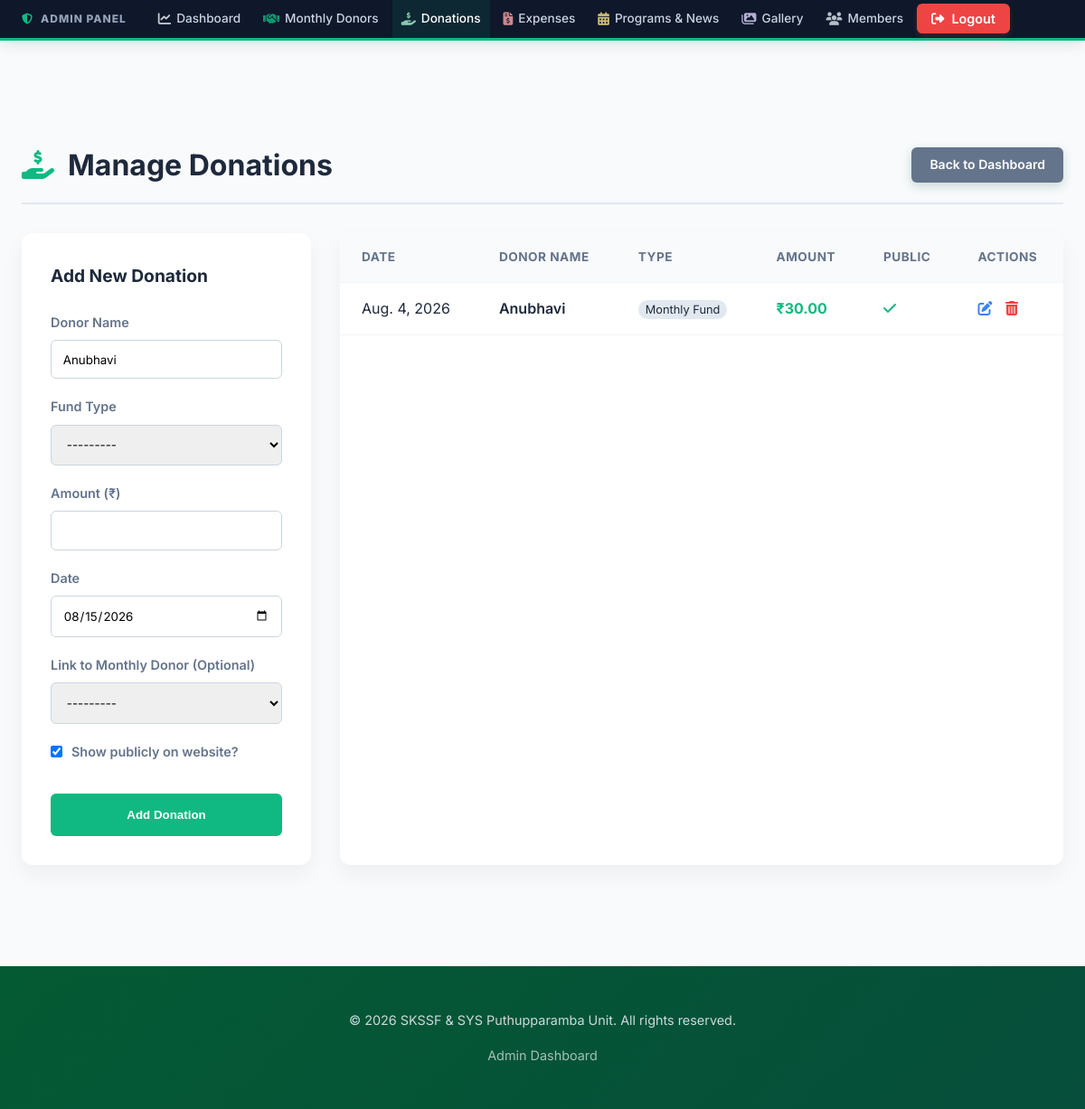
/manage/donations/ (signed in), run on the app's committed database.
### portal/models.py (models this page shows, shortened)
class Donation(models.Model):
    DONATION_TYPES = (
        ('monthly', 'Monthly Fund'),
        ('general', 'General Donation'),
    )
    donor_name = models.CharField(max_length=255, default='Anubhavi')
    monthly_donor = models.ForeignKey(MonthlyDonor, on_delete=models.SET_NULL, null=True, blank=True, help_text="Link this donation to a registered monthly donor")
    donation_type = models.CharField(max_length=20, choices=DONATION_TYPES)
    amount = models.DecimalField(max_digits=10, decimal_places=2)
    date = models.DateField(default=django.utils.timezone.now)
    is_public = models.BooleanField(default=True)
    class Meta:
        ordering = ['-date']

### portal/views.py (the view)
# urls.py: path('manage/donations/', views.manage_donations, name='manage_donations'),
@staff_member_required(login_url='/login/')
def manage_donations(request):
    if request.method == 'POST':
        form = DonationForm(request.POST)
        if form.is_valid():
            form.save()
            messages.success(request, 'Donation recorded successfully!')
            return redirect('manage_donations')
    else:
        form = DonationForm()
    donations = Donation.objects.all().order_by('-date')
    return render(request, 'manage_donations.html', {'form': form, 'donations': donations})

### portal/forms.py
class DonationForm(forms.ModelForm):
    class Meta:
        model = Donation
        fields = ['donor_name', 'monthly_donor', 'donation_type', 'amount', 'date', 'is_public']
        widgets = {
            'donor_name': forms.TextInput(attrs={'class': 'form-control'}),
            'monthly_donor': forms.Select(attrs={'class': 'form-control'}),
            'donation_type': forms.Select(attrs={'class': 'form-control'}),
            'amount': forms.NumberInput(attrs={'class': 'form-control', 'step': '0.01'}),
            'date': forms.DateInput(attrs={'class': 'form-control', 'type': 'date'}),
            'is_public': forms.CheckboxInput(attrs={'class': 'form-check-input'}),
        }

### portal/models.py (called while the page is built)
    def __str__(self):
        return f"{self.name} ({self.phone})"

### templates/manage_donations.html (shortened to what this page needs)
{% extends 'base.html' %}
{% block content %}
<div class="manage-section">
    <div class="container">
        <div class="manage-header">
            <h1><i class="fas fa-hand-holding-usd"></i> Manage Donations</h1>
            <a href="{% url 'dashboard' %}" class="btn-donate" style="background: var(--text-muted);">Back to Dashboard</a>
        </div>
        <div class="layout-grid">
            <div class="form-card">
                <h2>Add New Donation</h2>
                <form method="POST">
                    <div class="form-group">
                        <label for="{{ form.donor_name.id_for_label }}">Donor Name</label>
                        {{ form.donor_name }}
                    </div>
                    <div class="form-group">
                        <label for="{{ form.donation_type.id_for_label }}">Fund Type</label>
                        {{ form.donation_type }}
                    </div>
                    <div class="form-group">
                        <label for="{{ form.amount.id_for_label }}">Amount (₹)</label>
                        {{ form.amount }}
                    </div>
                    <div class="form-group">
                        <label for="{{ form.date.id_for_label }}">Date</label>
                        {{ form.date }}
                    </div>
                    <div class="form-group">
                        <label for="{{ form.monthly_donor.id_for_label }}">Link to Monthly Donor (Optional)</label>
                        {{ form.monthly_donor }}
                    </div>
                    <div class="form-group" style="display: flex; align-items: center; gap: 10px;">
                        {{ form.is_public }}
                        <label for="{{ form.is_public.id_for_label }}" style="margin: 0;">Show publicly on website?</label>
                    </div>
                    <button type="submit" class="btn-submit">Add Donation</button>
                </form>
            </div>
            <div class="list-card">
                <table class="data-table">
                    <thead>
                        <tr>
                            <th>Date</th>
                            <th>Donor Name</th>
                            <th>Type</th>
                            <th>Amount</th>
                            <th>Public</th>
                            <th>Actions</th>
                        </tr>
                    </thead>
                    <tbody>
                        {% for donation in donations %}
                        <tr>
                            <td>{{ donation.date }}</td>
                            <td style="font-weight: 600; color: var(--text-main);">{{ donation.donor_name }}</td>
                            <td><span style="background: #e2e8f0; padding: 3px 8px; border-radius: 12px; font-size: 0.8rem;">{{ donation.get_donation_type_display }}</span></td>
                            <td style="font-weight: 700; color: #10b981;">₹{{ donation.amount }}</td>
                            <td>
                                {% if donation.is_public %}
                                <i class="fas fa-check text-success" style="color: #10b981;"></i>
                                {% else %}
                                <i class="fas fa-times text-danger" style="color: #ef4444;"></i>
                                {% endif %}
                            </td>
                            <td>
                                <a href="{% url 'edit_donation' donation.pk %}" style="color: #3b82f6; margin-right: 10px;" title="Edit"><i class="fas fa-edit"></i></a>
                                <a href="{% url 'delete_donation' donation.pk %}" style="color: #ef4444;" title="Delete"><i class="fas fa-trash-alt"></i></a>
                            </td>
                        </tr>
                        {% empty %}
                        <tr>
                            <td colspan="6" style="text-align: center; padding: 2rem;">No donations recorded yet.</td>
                        </tr>
                        {% endfor %}
                    </tbody>
                </table>
            </div>
        </div>
    </div>
</div>
{% endblock %}

### templates/base.html (style rules this page uses)
:root { --primary: #0F5132; --primary-light: #198754; --surface: #ffffff; --background: #f8fafc; --text-main: #1e293b; --text-muted: #64748b; --border: #e2e8f0; --radius-lg: 16px; --radius-md: 12px; --radius-sm: 8px; --shadow-sm: 0 1px 3px rgba(0, 0, 0, 0.05); --shadow-md: 0 4px 6px -1px rgba(0, 0, 0, 0.1), 0 2px 4px -1px rgba(0, 0, 0, 0.06); --shadow-lg: 0 10px 15px -3px rgba(0, 0, 0, 0.1), 0 4px 6px -2px rgba(0, 0, 0, 0.05); --transition: all 0.3s cubic-bezier(0.4, 0, 0.2, 1); }
* { box-sizing: border-box; margin: 0; padding: 0; }
body { font-family: 'Inter', -apple-system, BlinkMacSystemFont, sans-serif; background-color: var(--background); color: var(--text-main); line-height: 1.6; -webkit-font-smoothing: antialiased; display: flex; flex-direction: column; min-height: 100vh; }
.btn-donate { background-color: #045a33; color: white; padding: 0.5rem 1.25rem; border-radius: 6px; font-weight: 600; text-decoration: none; font-size: 14px; transition: all 0.3s ease; box-shadow: 0 4px 12px rgba(4, 90, 51, 0.2); }
.container { max-width: 1200px; margin: 0 auto; padding: 3rem 1.5rem; flex: 1; }

### templates/manage_donations.html (style rules this page uses)
.manage-section { padding: 4rem 0; background: #f8fafc; min-height: 80vh; }
.manage-header { display: flex; justify-content: space-between; align-items: center; margin-bottom: 2rem; padding-bottom: 1rem; border-bottom: 2px solid #e2e8f0; }
.manage-header h1 { font-size: 2rem; color: var(--text-main); display: flex; align-items: center; gap: 15px; }
.manage-header h1 i { color: #10b981; }
.layout-grid { display: grid; grid-template-columns: 1fr 2.5fr; gap: 2rem; }
.form-card { background: white; padding: 2rem; border-radius: 12px; box-shadow: 0 10px 25px rgba(0,0,0,0.05); height: fit-content; position: sticky; top: 2rem; }
.form-card h2 { font-size: 1.2rem; color: var(--text-main); margin-bottom: 1.5rem; }
.form-group { margin-bottom: 1.2rem; }
.form-group label { display: block; margin-bottom: 0.5rem; font-weight: 600; color: var(--text-muted); font-size: 0.9rem; }
.form-control { width: 100%; padding: 0.8rem; border: 1px solid #cbd5e1; border-radius: 6px; font-family: inherit; }
.list-card { background: white; border-radius: 12px; box-shadow: 0 10px 25px rgba(0,0,0,0.05); overflow: hidden; }
.data-table { width: 100%; border-collapse: collapse; }
.data-table th, .data-table td { padding: 1rem 1.5rem; text-align: left; border-bottom: 1px solid #f1f5f9; }
.data-table th { background: #f8fafc; font-weight: 700; color: var(--text-muted); text-transform: uppercase; font-size: 0.85rem; letter-spacing: 0.5px; }
.btn-submit { width: 100%; padding: 1rem; background: #10b981; color: white; border: none; border-radius: 6px; font-weight: 700; cursor: pointer; margin-top: 1rem; }

### data on the page
Donation: date "Aug. 4, 2026", donor_name "Anubhavi", donation_type "Monthly Fund", amount "30.00", is_public True (drawn)
